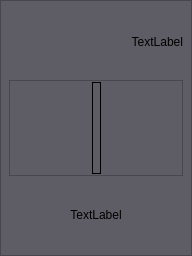
<?xml version="1.0" encoding="UTF-8"?>

<!--
SPDX-FileCopyrightText: 2024 Ondsel <development@ondsel.com>

SPDX-License-Identifier: LGPL-2.0-or-later
-->

<ui version="4.0">
 <class>SearchResultItem</class>
 <widget class="QFrame" name="SearchResultItem">
  <property name="geometry">
   <rect>
    <x>0</x>
    <y>0</y>
    <width>192</width>
    <height>256</height>
   </rect>
  </property>
  <property name="sizePolicy">
   <sizepolicy hsizetype="Fixed" vsizetype="Fixed">
    <horstretch>0</horstretch>
    <verstretch>0</verstretch>
   </sizepolicy>
  </property>
  <property name="minimumSize">
   <size>
    <width>0</width>
    <height>0</height>
   </size>
  </property>
  <property name="autoFillBackground">
   <bool>false</bool>
  </property>
  <property name="styleSheet">
   <string notr="true">QFrame {
background-color: rgb(94, 92, 100);
}
#SearchResultItem:hover {
border: 5px solid black;
}</string>
  </property>
  <property name="frameShape">
   <enum>QFrame::StyledPanel</enum>
  </property>
  <property name="lineWidth">
   <number>2</number>
  </property>
  <layout class="QVBoxLayout" name="verticalLayout">
   <property name="leftMargin">
    <number>8</number>
   </property>
   <property name="topMargin">
    <number>8</number>
   </property>
   <property name="rightMargin">
    <number>8</number>
   </property>
   <property name="bottomMargin">
    <number>8</number>
   </property>
   <item>
    <widget class="QLabel" name="collectionLabel">
     <property name="sizePolicy">
      <sizepolicy hsizetype="Preferred" vsizetype="Minimum">
       <horstretch>0</horstretch>
       <verstretch>0</verstretch>
      </sizepolicy>
     </property>
     <property name="text">
      <string>TextLabel</string>
     </property>
     <property name="alignment">
      <set>Qt::AlignRight|Qt::AlignTrailing|Qt::AlignVCenter</set>
     </property>
    </widget>
   </item>
   <item>
    <widget class="QFrame" name="iconFrame">
     <property name="minimumSize">
      <size>
       <width>96</width>
       <height>96</height>
      </size>
     </property>
     <property name="frameShape">
      <enum>QFrame::StyledPanel</enum>
     </property>
     <property name="frameShadow">
      <enum>QFrame::Raised</enum>
     </property>
     <layout class="QHBoxLayout" name="horizontalLayout">
      <property name="leftMargin">
       <number>1</number>
      </property>
      <property name="topMargin">
       <number>1</number>
      </property>
      <property name="rightMargin">
       <number>1</number>
      </property>
      <property name="bottomMargin">
       <number>1</number>
      </property>
      <item>
       <spacer name="horizontalSpacer">
        <property name="orientation">
         <enum>Qt::Horizontal</enum>
        </property>
        <property name="sizeHint" stdset="0">
         <size>
          <width>40</width>
          <height>20</height>
         </size>
        </property>
       </spacer>
      </item>
      <item>
       <widget class="QLabel" name="iconLabel">
        <property name="frameShape">
         <enum>QFrame::Box</enum>
        </property>
        <property name="text">
         <string/>
        </property>
       </widget>
      </item>
      <item>
       <spacer name="horizontalSpacer_2">
        <property name="orientation">
         <enum>Qt::Horizontal</enum>
        </property>
        <property name="sizeHint" stdset="0">
         <size>
          <width>40</width>
          <height>20</height>
         </size>
        </property>
       </spacer>
      </item>
     </layout>
    </widget>
   </item>
   <item>
    <widget class="QLabel" name="titleLabel">
     <property name="sizePolicy">
      <sizepolicy hsizetype="Maximum" vsizetype="Preferred">
       <horstretch>0</horstretch>
       <verstretch>0</verstretch>
      </sizepolicy>
     </property>
     <property name="minimumSize">
      <size>
       <width>128</width>
       <height>48</height>
      </size>
     </property>
     <property name="maximumSize">
      <size>
       <width>174</width>
       <height>16777215</height>
      </size>
     </property>
     <property name="text">
      <string>TextLabel</string>
     </property>
     <property name="alignment">
      <set>Qt::AlignCenter</set>
     </property>
     <property name="wordWrap">
      <bool>true</bool>
     </property>
    </widget>
   </item>
  </layout>
 </widget>
 <resources/>
 <connections/>
</ui>
